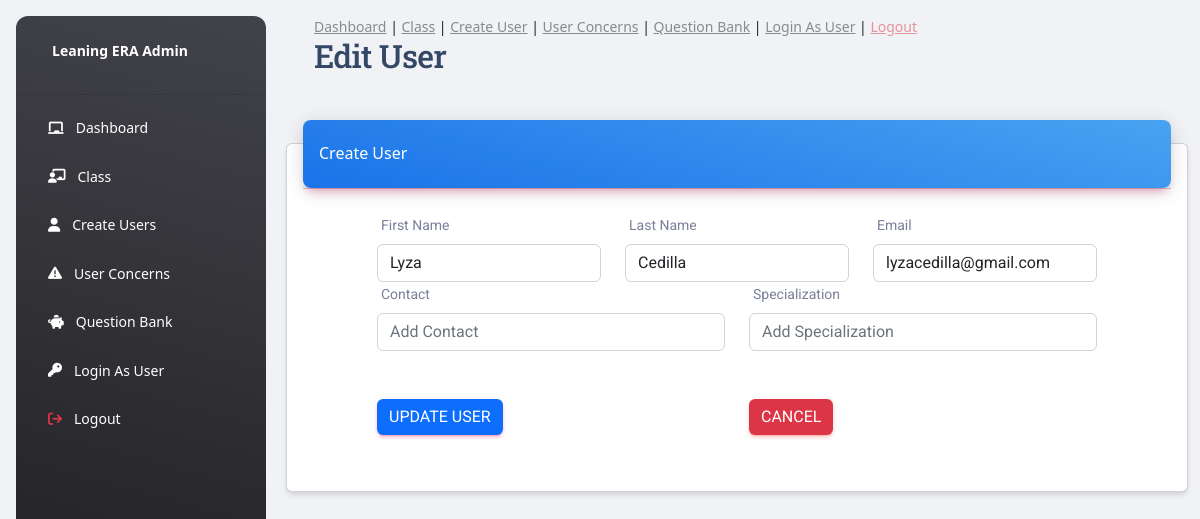
The page /admin/edit_user.php?id=75 on the database its author committed.
### tables this page shows
CREATE TABLE `users` (
  `id` int(11) NOT NULL,
  `activation` int(11) NOT NULL,
  `pin` int(11) NOT NULL,
  `fname` varchar(255) NOT NULL,
  `lname` varchar(255) NOT NULL,
  `email` varchar(255) NOT NULL,
  `password` varchar(255) NOT NULL,
  `gender` varchar(255) NOT NULL,
  `contact` varchar(255) NOT NULL,
  `special` varchar(255) NOT NULL,
  `user_type` varchar(255) NOT NULL,
  `image_upload` varchar(255) NOT NULL,
  `date_reg` date NOT NULL DEFAULT current_timestamp()
);

### admin/edit_user.php (the view, shortened to what this page needs)
<!DOCTYPE html>
<html lang="en">
<head>
    <?php
      include "../connect.php";
      include "head_links.php";
    ?>
</head>
<body class="g-sidenav-show  bg-gray-200">
  <?php
    include "side_navbar.php";
  ?>
  <main class="main-content position-relative max-height-vh-100 h-100 border-radius-lg ">
    <?php
        include "navbar.php";
    ?>
    <div class="container-fluid py-4">
      <div class="row">
        <div class="col-12">
          <div class="card my-4">
            <div class="card-header p-0 position-relative mt-n4 mx-3 z-index-2">
              <div class="bg-gradient-info shadow-primary border-radius-lg pt-4 pb-3">
                <h6 class="text-white text-capitalize ps-3">Create User</h6>
              </div>
            </div>
            <div class="card-body px-0 pb-2">
                <?php
                    if(isset($_GET['id']))
                    {
                        $id = $_GET['id'];
                        $sql_edit = "select * from users where id = '$id' ";
                        $res_edit = mysqli_query($conn, $sql_edit);
                        $row = mysqli_fetch_assoc($res_edit);
                        $fname = $row['fname'];
                        $lname = $row['lname'];
                        $email = $row['email'];
                        $contact = $row['contact'];
                        $special = $row['special'];
                        ?>
                        <form method="post" style="padding: 0 10%;">
                            <div class="row">
                                <div class="col-md-4">
                                    <label class="form-label" for="fname">First Name</label>
                                    <input class="form-control" type="text" name="fname" id="fname" value="<?php echo $fname ?>" required>
                                </div>
                                <div class="col-md-4">
                                    <label class="form-label" for="lname">Last Name</label>
                                    <input class="form-control" type="text" name="lname" id="lname" value="<?php echo $lname ?>" required>
                                </div>
                                <div class="col-md-4">
                                    <label class="form-label" for="email">Email </label>
                                    <input class="form-control" type="email" name="email" id="email" value="<?php echo $email ?>" required>
                                </div>
                                <div class="col-md-6">
                                    <label class="form-label" for="contact">Contact </label>
                                    <input class="form-control" type="contact" minlength="11" maxlength="11" name="contact" id="contact" value="<?php echo (isset($contact) && !empty($contact)) ? htmlspecialchars($contact) : ''; ?>" placeholder="Add Contact">
                                </div>
                                <div class="col-md-6">
                                    <label class="form-label" for="special">Specialization </label>
                                    <input class="form-control" type="text" name="special" id="special" value="<?php echo (isset($special) && !empty($special)) ? htmlspecialchars($special) : ''; ?>" placeholder="Add Specialization">
                                </div>
                                <div class="col-md-6">
                                    <input type="submit" class="btn btn-primary mt-5 mb-5" value="Update User" name="update_user">
                                </div>
                                <div class="col-md-6">
                                    <a href="index.php" class="btn btn-danger mt-5 mb-5"> Cancel </a>
                                </div>
                            </div>
                        </form>
                        <?php
                    }
                ?>
            </div>
          </div>
        </div>
      </div>
    </div>
  </main>
</body>
</html>

### rows shown on the page
users: fname "Lyza", lname "Cedilla", email "lyzacedilla@gmail.com"
